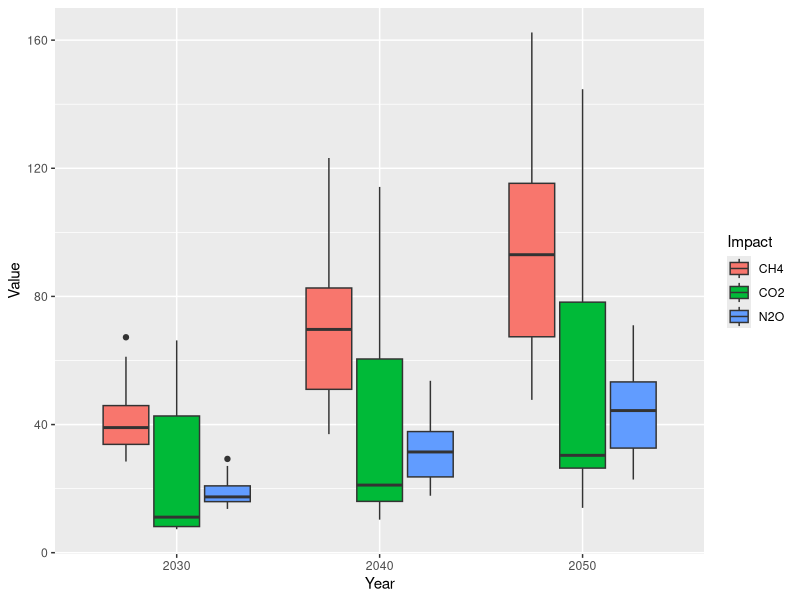
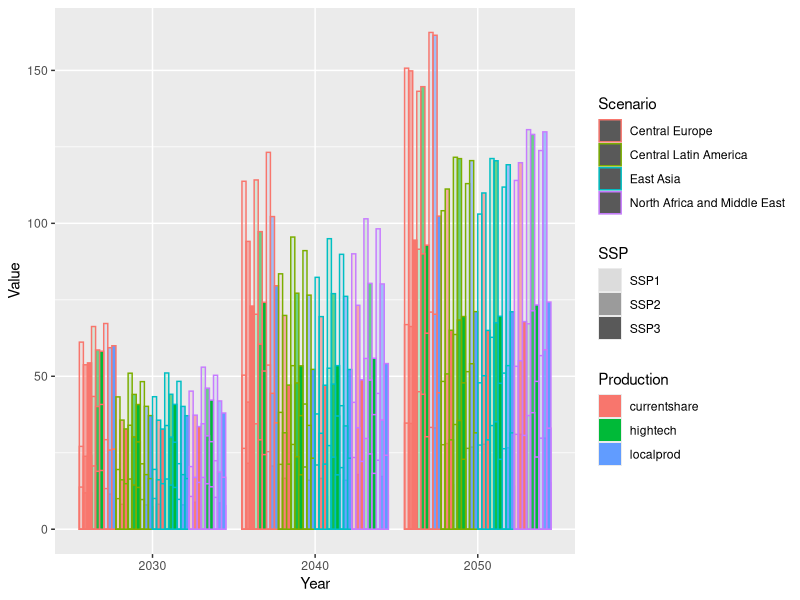

R code for these plots, in order:
library(tidyverse)

#Set wd depending on which computer you are working
setwd("~/GitHub/MEAT_SSA/Viz")
rm(list=ls())


# read data from INPUT-OUTPUT results
# Note: the CSV has been manually processed for an easier import
dataset <- read_csv("Agg_res.csv")

dataset %>% pivot_longer(cols = -c(Impact,Scenario,SSP,Production),names_to = "Year",values_to = "Value") -> dataset

dataset %>% mutate(Impact = recode(Impact,Energy="Primary Energy Consumption (EJ)",GHG="GHG Emissions (Mt CO2eq)",
                                   Land = "Land use (Mkm2)",Water = "Blue water use (Gm3)")) -> dataset

# Plot figure of main results

p1 <- ggplot(dataset)+
  geom_point(aes(x=Value,y=Year,color=Production),size=5,alpha=0.5)+
  geom_point(data = dataset %>% group_by(Year,Impact) %>% summarize(median=median(Value)) %>% ungroup(),
             aes(x=median,y=Year,shape="Median"),color="Black",size=5)+
  scale_shape_manual(values = 3,name="")+
  scale_color_manual(name="",values=c("orange","dodgerblue","darkorchid"))+
  facet_wrap(~Impact,scales = "free_x")+
  labs(x="",y="")+
  #scale_y_continuous(limits = c(0,2),breaks = 1)+
  theme(legend.position="top")

ggsave("figure03.png",p1,device="png",width = 3*2.2, height = 2*2.2,dpi=300)


# Analysis on CO2 emissions

datasetGHG <- read_csv("Agg_resCO2.csv")

datasetGHG %>% pivot_longer(cols = -c(Impact,Scenario,SSP,Production),names_to = "Year",values_to = "Value") -> datasetGHG


ggplot(datasetGHG %>% subset(Year>2020))+
  geom_boxplot(aes(x=Year,y=Value,fill=Impact))

ggplot(datasetGHG %>% subset(Year>2020))+
  geom_bar(aes(x=Year,y=Value,color=Scenario,fill=Production,alpha=SSP),stat="identity",position = "dodge")
